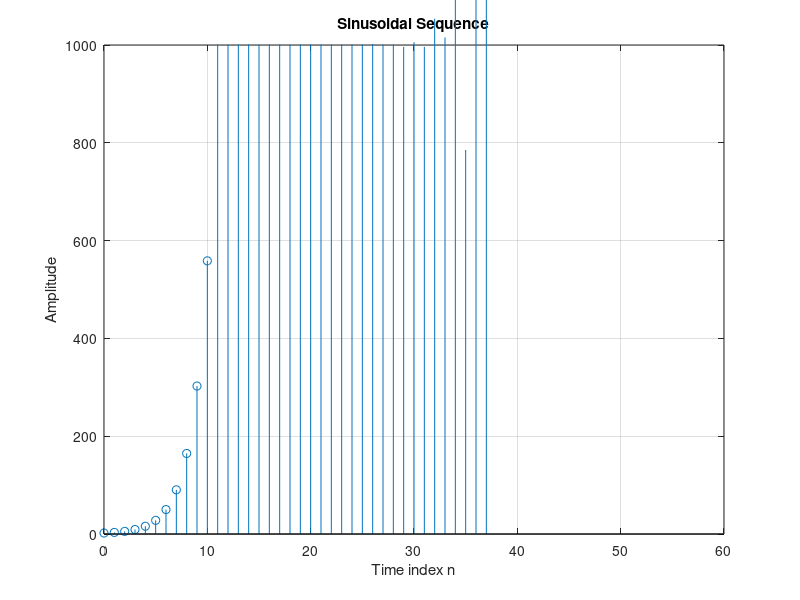

Reproduce this figure in MATLAB.
% Program P1_4
% Generation of a sinusoidal sequence
n = 0:1000;
f = 0.1;
%phase = 0;
%A = 3;
%arg = 1.3*pi*f*n - phase;
%x = A*cos(1.3*pi*f*n)-4*sin(0.5*pi*f*n+.5*pi);
%x = 5*cos(1.5*pi*n)+4*cos(0.6*pi*n)-sin(.5*pi*n);
%x = 3*cos(1.3*pi*n)-4*sin(0.5*pi*n+0.5*pi);
x = exp((pi*n)/5)+ exp((pi*n)/10);
clf; % Clear old graph
stem(n,x); % Plot the generated sequence
axis([0 60 0 1000]);
grid;
title('Sinusoidal Sequence');
xlabel('Time index n');
ylabel('Amplitude');
axis;